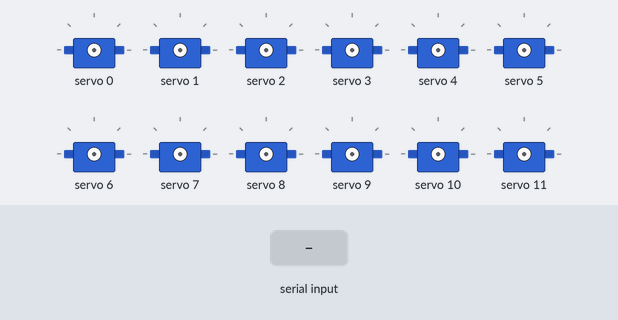
The sketch below on a simulated Arduino Uno, built with avr-gcc and run on an emulated ATmega328P. Parts: 12 × servo. Inputs (shaded band) come from the test bench. What the sketch prints to the serial monitor is not drawn.

Above: at 1.2 s.
1.3 s: "a" received over Serial
At 1.97 s:
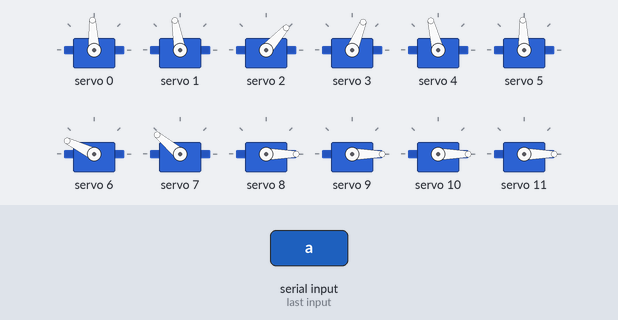
At 2.91 s:
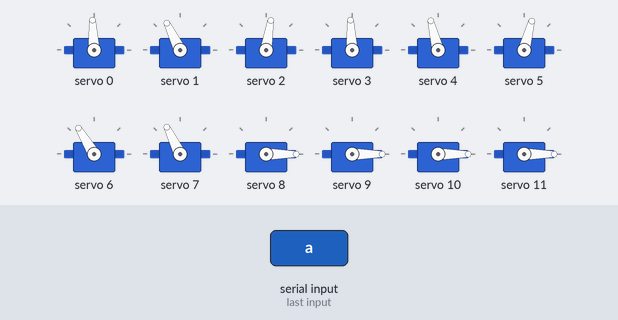
13.3 s: "a" received over Serial
At 17.75 s:
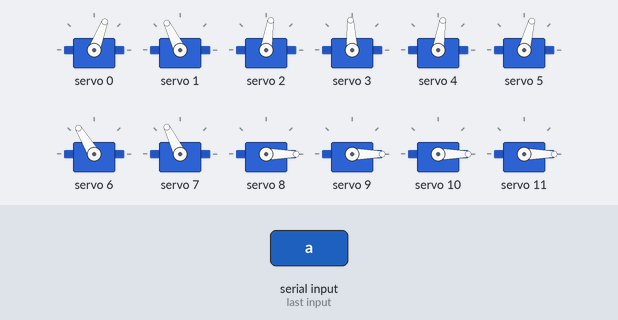
Timing chart, 0 to 22.3 s (numbered marks = the images above; inputs shaded):
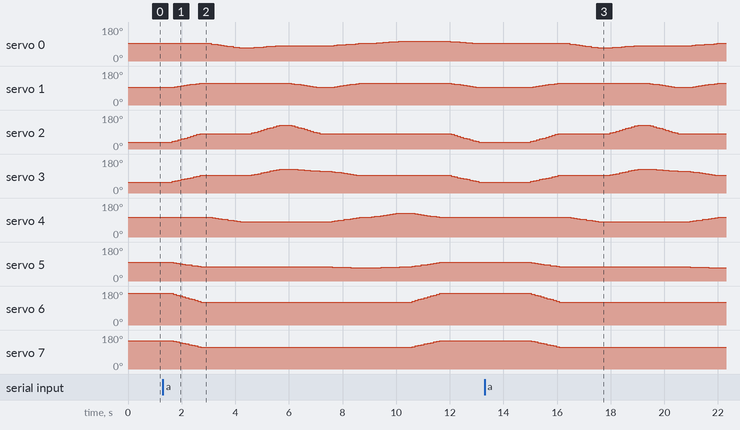

Measured:
- after the input at 13.3 s, servo 0: 93° → 90° after 3.2 s, → 88° 0.12 s later, → 85° 0.12 s later, → 84° 0.12 s later, … (28 changes in this stretch); servo 1: 93° → 95° after 1.7 s, → 97° 0.12 s later, → 100° 0.12 s later, → 102° 0.12 s later, … (30 changes in this stretch)

The sketch:

h.ino
```cpp
#include <Servo.h>
#include <Wire.h>
#include "HCPCA9685.h"
#define  I2CAdd 0x40
HCPCA9685 HCPCA9685(I2CAdd);
int pos[4][14]; //first bracket= position of the motor; second= angle of corresp. motor
void setup()
{
  HCPCA9685.Init(SERVO_MODE);
  HCPCA9685.Sleep(false);
  Serial.begin(9600);
}
void trans(float p[], float q[])
{

  Serial.print("g ");
    float grad[14];
    int lasttime=millis(), currenttime=millis();
    for(int i=0;i<14;i++)
    {
      grad[i]=(q[i]-p[i])/10;
  Serial.print(q[i]);
  Serial.print(";");
  Serial.print(p[i]);
  Serial.print(";");
  Serial.print(grad[i]);
  Serial.print(";  ");
  //Serial.println("i");
    }
    for(int j=0; j<=10; j++)
    {
      for(int k=0;k<14;k++)
      {
        float b;
        b=map((p[k]+(grad[k]*j)), 0, 180, 10, 450);

          HCPCA9685.Servo(k,b);
          delay(7);

      Serial.print(p[k]+(grad[k]*j));
      Serial.print("  ");
      }
      Serial.println();
      while((currenttime=millis()-lasttime)<=100)
      {
      }

      //Serial.println("j");
      lasttime=millis();
    }
  Serial.println("m");
}
void loop()
{
  char c='0';
  if(Serial.available()>0)
  {
    c=Serial.read();
  }
  //float x[14]={80,80,30,50 ,90,85,145,130 ,0,0,0,0,0,0};
  float a[10][14]={{80+0 ,80+0 ,30+0 ,50+0 ,90+0 ,85+0 ,145+0 ,130+0  ,0,0,0,0,0,0}
                 ,{80+0 ,80+20,30+40,50+30 ,90+0 ,85-20,145-40,130-30 ,0,0,0,0,0,0}
                 ,{80-20,80+20,30+40,50+30 ,90-20,85-20,145-40,130-30 ,0,0,0,0,0,0}
                 ,{80-10,80+20,30+80,50+60 ,90-20,85-20,145-40,130-30 ,0,0,0,0,0,0}
                 ,{80-10,80+0 ,30+40,50+50 ,90-20,85-20,145-40,130-30 ,0,0,0,0,0,0}
                 ,{80+0 ,80+20,30+40,50+30 ,90-0 ,80-20,145-40,130-30 ,0,0,0,0,0,0}
                 ,{80+10,80+20,30+40,50+30 ,90+20,85-20,145-40,130-30 ,0,0,0,0,0,0}
                 ,{80+10,80+20,30+40,50+30 ,90+0 ,85+0 ,145+0 ,130+0  ,0,0,0,0,0,0}
                 ,{80+0 ,80+0 ,30+0 ,50+0  ,90+0 ,85+0 ,145+0 ,130+0  ,0,0,0,0,0,0}
                 ,{80+0 ,80+0 ,30+0 ,50+0  ,90+0 ,85+0 ,145+0 ,130+0  ,0,0,0,0,0,0}};

  if(c=='a')
  {
    for(int i=0;i<9;i++)
    {
      trans(a[i],a[i+1]);
    //Serial.println("dd");
    }
    //Serial.println("ddddd");
  }


}
```
